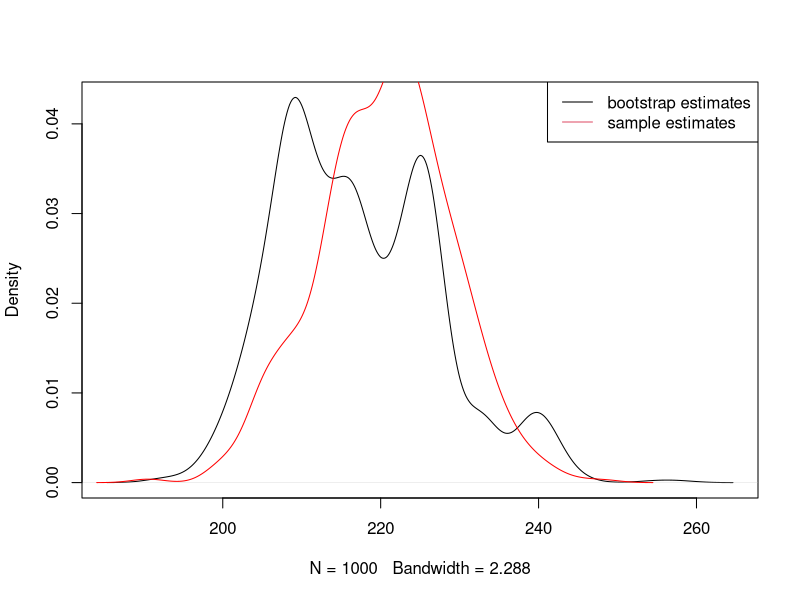
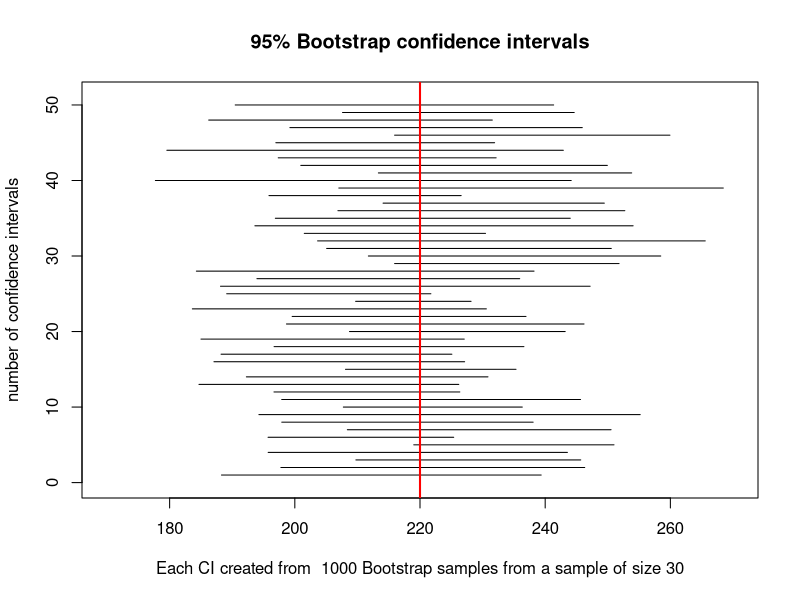

Source code (R) for these figures, in order:
##################################  R code Bootstrap ########################

### The purpose is the estimate a 95% confidence interval for the median of a population

# An experiment measures the reaction time as follows. You see a red screen and then need 
# to click immediately when the screen turns green. On the webpage Human Benchmarks 
# http://www.humanbenchmark.com/tests/reactiontime/stats.php
# the median reaction time is listed as 215 milliseconds. 
# Large literature exists on reaction times with simple experiments show a mean of 220 
# milliseconds The distribution of reaction times (Laming, D. R. J. 1968. Information Theory of 
# Choice-Reaction Times. Academic Press, London.). Older age slows reaction times. The 
# difference in reaction times between college degrees and lower education levels was roughly 
# equivalent to a 10 year age difference. (Tun PA, Lachman ME. Age Differences in Reaction time 
# and Attention in a National Telephone Sample of Adults: Education, Sex, and Task Complexity 
# Matter. Dev Psychol 2008. 44(5): 1421-1429.)
 




# For repeatability set the random seed
set.seed(123);
 
# generate a random sample of size n from a population representing reaction times 
# in a simple reaction time experiment
n<-50
my.sample <- rnorm(n, mean=220, sd=50)



#### First method: Step-by-step calculation
# Calculate the median for each of the 1000 bootstrap samples
B<-1000
bootEst <- rep(NA,B)
for(i in 1:B){bootEst[i]<- median(sample(my.sample, size=n, replace=T))}

# average estimate of the median
mean(bootEst)

# standard error of the estimate
sd(bootEst)

# Calculate a 95% bootstrap confidence interval
quantile(bootEst, c(0.025, 0.975))

# for comparison calculate  medians for 1000 samples drawn from the overall population
sampledEst <- rep(NA,1000)
for(i in 1:1000){sampledEst[i] <- median(rnorm(n, 220,50))}
# average estimate of the median
mean(sampledEst) 

# Compare the distribution of the sample means for the population and the bootstrap means
# from the observed sample
plot(density(bootEst), main=""); 
lines(density(sampledEst),col="red")
legend("topright", lty=1, col=1:2, c("bootstrap estimates","sample estimates"))



#### Second method: Use the the power of matrices in R
# it is not efficient to write loops in R (e.g for-loop)
# instead it is better to use the matrix capabilities of R

# Create a matrix where rows represent bootstrap samples
bootsamples<-matrix(sample(my.sample, size=n*B, replace=T), nrow=n,ncol=B)

# calculate the median (or other estimate for each bootstrap sample)
bootEst<-apply(bootsamples, 2, median)

# 95% bootstrap confidence interval
quantile(bootEst, c(0.025, 0.975))
 
# average estimate of the median
mean(bootEst)

# standard error of the estimate
sd(bootEst)






#### Third method: Use the boot package in R
library(boot)
# define a function for which we wish to calculate a bootstrap estimate
# the "index" in this function refers to sampling with replacement the indices 1 to n from
# the indices in the original sample my.sample
# Before we sampled the values x[1],...x[n] of my.sample
# Now we sample the indices 1...50 and look at the corresponding values x[list if indices]

fn <- function(samp,index){median(samp[index])}
# calculate the bootstrap estimate and standard error

bootresult <- boot(my.sample,fn,B)
bootresult
# get 95% bootstrap confidence interval
boot.ci(bootresult)


### Optional: Width of the confidence intervals

cis=function(results,K=25){ 
  lower=rep(0,K) 
  upper=rep(0,K) 
  plot(c(results[1,1],results[1,2]),c(0,K+1), type="n",xlim=c(170,270), 
       ylab="number of confidence intervals",
       xlab=paste("Each CI created from ", B, "Bootstrap samples from a sample of size", n) )
  title(paste("95% Bootstrap confidence intervals"))
  for ( i in (1:K)){ 
    lower[i]=results[i,1] 
    upper[i]=results[i,2] 
    lines(c(lower[i],upper[i]),c(i,i)) }
  abline(v=qnorm(0.5, mean=220, sd=50), col="red", lwd=2) 
} 


n=30
K=50
results<-matrix(NA, nrow=K, ncol=2)
for (i in 1:K){
  x <- rnorm(n, mean=220, sd=50)
  bootsamples<-matrix(sample(x, size=n*B, replace=T), nrow=n,ncol=B)
  bootEst<-apply(bootsamples, 2, median) 
  results[i,]<-quantile(bootEst, c(0.025, 0.975))  
}
cis(results,K)








